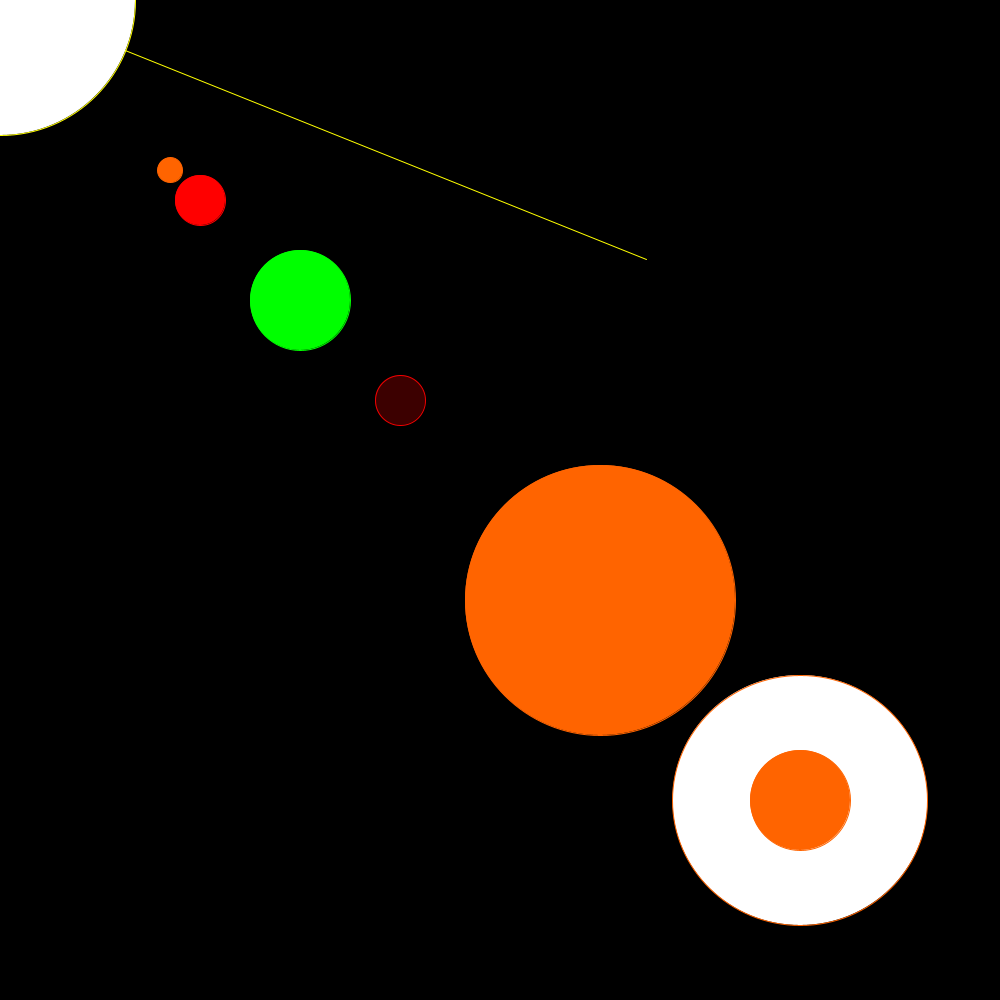
Frame 1 (no input)
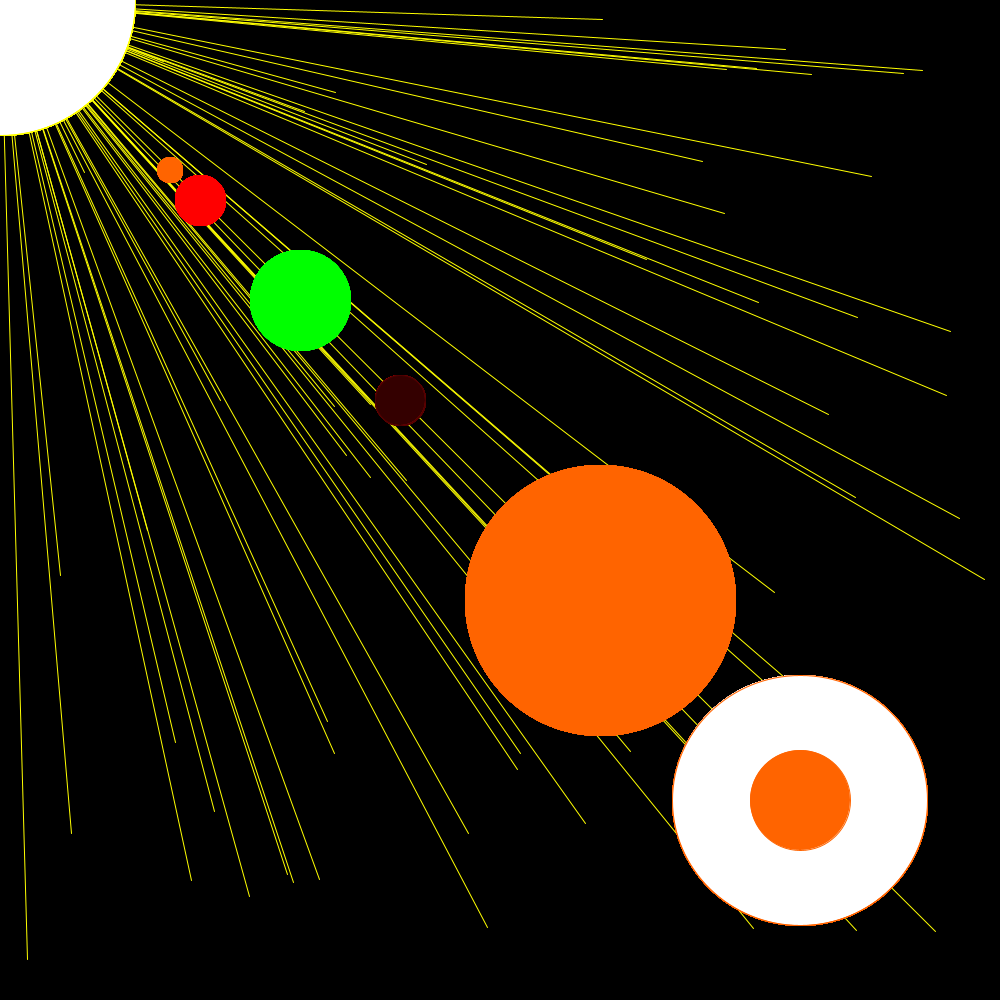
Frame 60 (the mouse pressed at the canvas centre just before this capture)
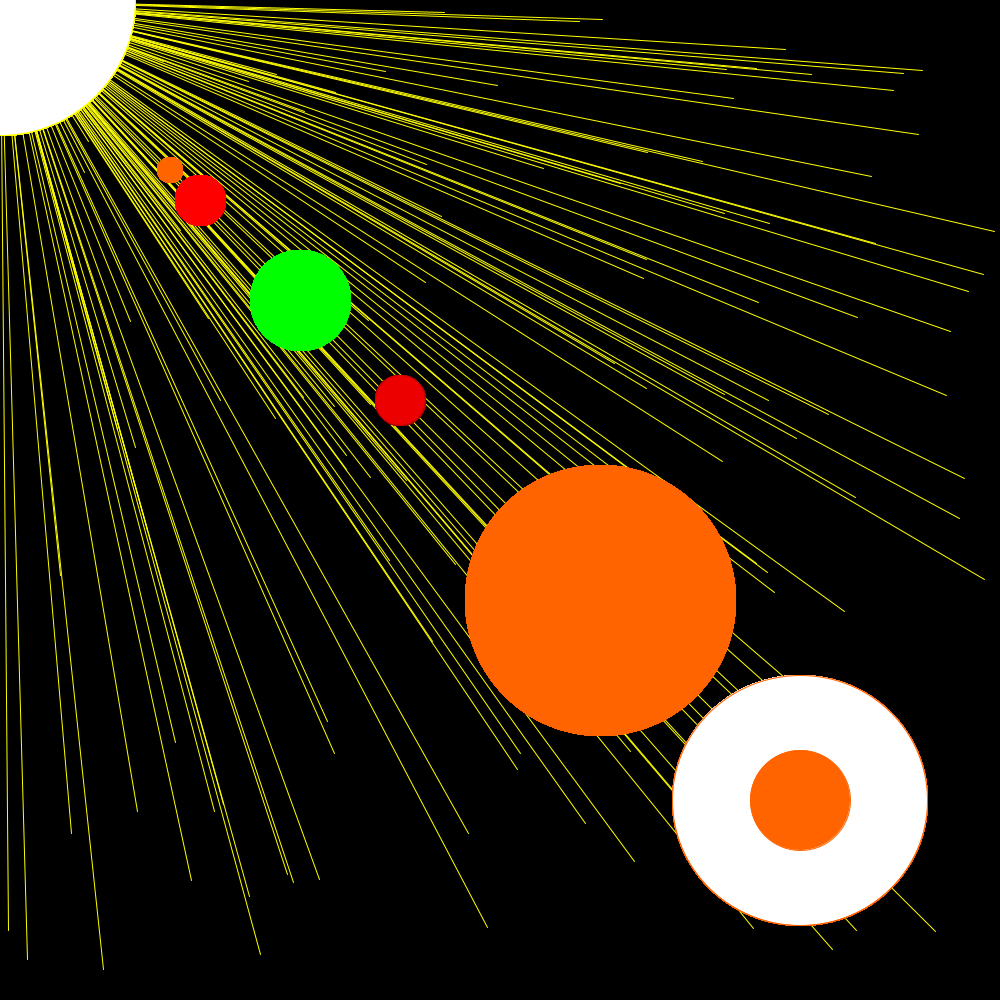
Frame 120 (the mouse held since frame 60 and released just before this capture)

The Processing sketch that drew these frames (run headless with seeded random() and noise(); from frame 60 on, the mouse is pressed at the canvas centre):

// Processing sketch: enrico_11
// ── enrico_11.pde
void setup()
{
  background(0, 0, 0);
  size(1000, 1000);
}
void draw()
{
  stroke(255, 255, 0);
  fill(255, 255, 255);
  line(random(0), random(000), random(1000), random(1000));
  ellipse(00, 00, 270, 270);
  stroke(0, 255, 0);
  fill(0, 255, 0);
  ellipse(300, 300, 100, 100);
  stroke(255, 0, 0);
  fill(255, 0, 0);
  ellipse(200, 200, 50, 50);
  stroke(255, 100, 0);
  fill(255, 100, 0);
  ellipse(170, 170, 25, 25);
  stroke(random(255), random(0), random(0));
  fill(random(255), random(0), random(0));
  ellipse(400, 400, 50, 50);
  stroke(255, 100, 0);
  fill(255, 100, 0);
  ellipse(600, 600, 270, 270);
  stroke(255, 100, 0);
  fill(255, 255, 255);
  ellipse(800, 800, 255, 250);
  stroke(255, 100, 0);
  fill(255, 100, 0);
  ellipse(800, 800, 100, 100);
}
